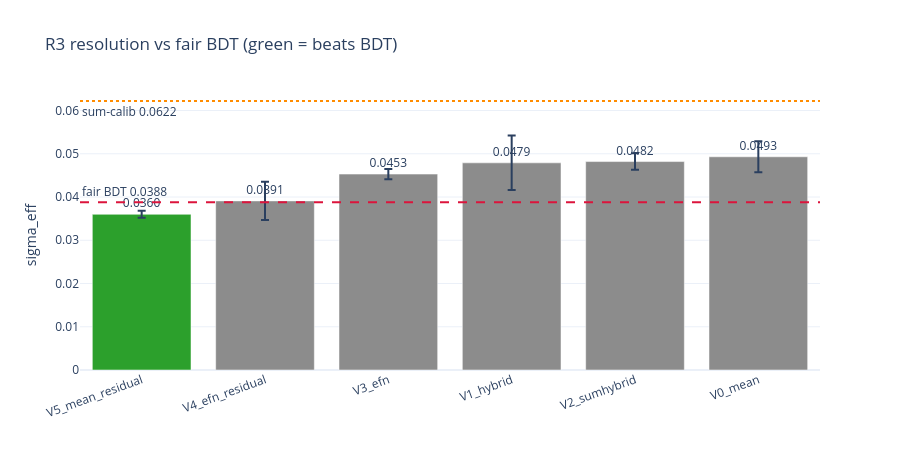

Notebook code cell kept with this figure:
### Code cell
import plotly.graph_objects as go
d = summary12
colors = ["#2ca02c" if b else "#8c8c8c" for b in d["beats_BDT"]]
fig = go.Figure(go.Bar(x=d["variant"], y=d["sigma_eff"], error_y=dict(type="data", array=d["std"]),
                       marker_color=colors, text=[f"{v:.4f}" for v in d["sigma_eff"]], textposition="outside"))
fig.add_hline(y=BDT, line_dash="dash", line_color="crimson", annotation_text=f"fair BDT {BDT:.4f}", annotation_position="top left")
fig.add_hline(y=SUMcal, line_dash="dot", line_color="darkorange", annotation_text=f"sum-calib {SUMcal:.4f}", annotation_position="bottom left")
fig.update_layout(template="plotly_white", height=450, title="R3 resolution vs fair BDT (green = beats BDT)",
                  yaxis_title="sigma_eff", xaxis_tickangle=-20)
fig.show()

### Figure 1 — Plotly figure (JSON) as saved in the notebook; plotly's stock layout.template omitted (floating-point values rounded to 4 significant figures)
{"data": [{"error_y": {"array": [0.0008, 0.0044, 0.0012, 0.0063, 0.0019, 0.0036], "type": "data"}, "marker": {"color": ["#2ca02c", "#8c8c8c", "#8c8c8c", "#8c8c8c", "#8c8c8c", "#8c8c8c"]}, "text": ["0.0360", "0.0391", "0.0453", "0.0479", "0.0482", "0.0493"], "textposition": "outside", "type": "bar", "x": ["V5_mean_residual", "V4_efn_residual", "V3_efn", "V1_hybrid", "V2_sumhybrid", "V0_mean"], "y": [0.036, 0.0391, 0.0453, 0.0479, 0.0482, 0.0493]}], "layout": {"annotations": [{"showarrow": false, "text": "fair BDT 0.0388", "x": 0, "xanchor": "left", "xref": "x domain", "y": 0.0388, "yanchor": "bottom", "yref": "y"}, {"showarrow": false, "text": "sum-calib 0.0622", "x": 0, "xanchor": "left", "xref": "x domain", "y": 0.0622, "yanchor": "top", "yref": "y"}], "height": 450, "shapes": [{"line": {"color": "crimson", "dash": "dash"}, "type": "line", "x0": 0, "x1": 1, "xref": "x domain", "y0": 0.0388, "y1": 0.0388, "yref": "y"}, {"line": {"color": "darkorange", "dash": "dot"}, "type": "line", "x0": 0, "x1": 1, "xref": "x domain", "y0": 0.0622, "y1": 0.0622, "yref": "y"}], "title": {"text": "R3 resolution vs fair BDT (green = beats BDT)"}, "xaxis": {"tickangle": -20}, "yaxis": {"title": {"text": "sigma_eff"}}}}
